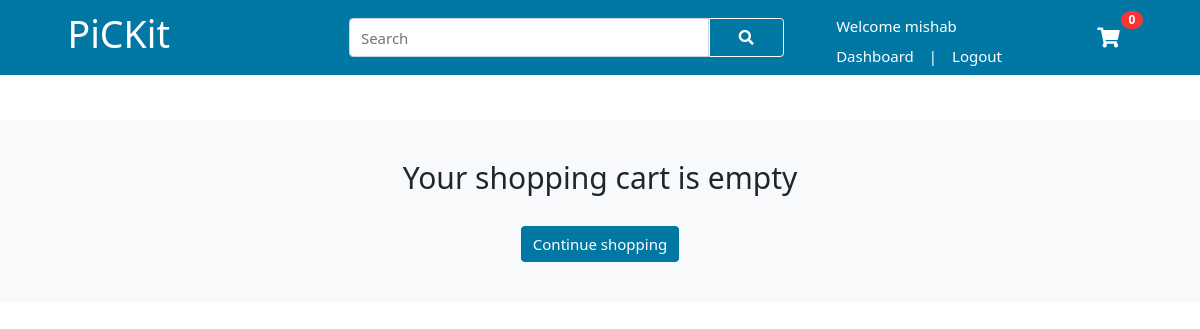
/cart/ (signed in), run on an earlier commit of the app's database.
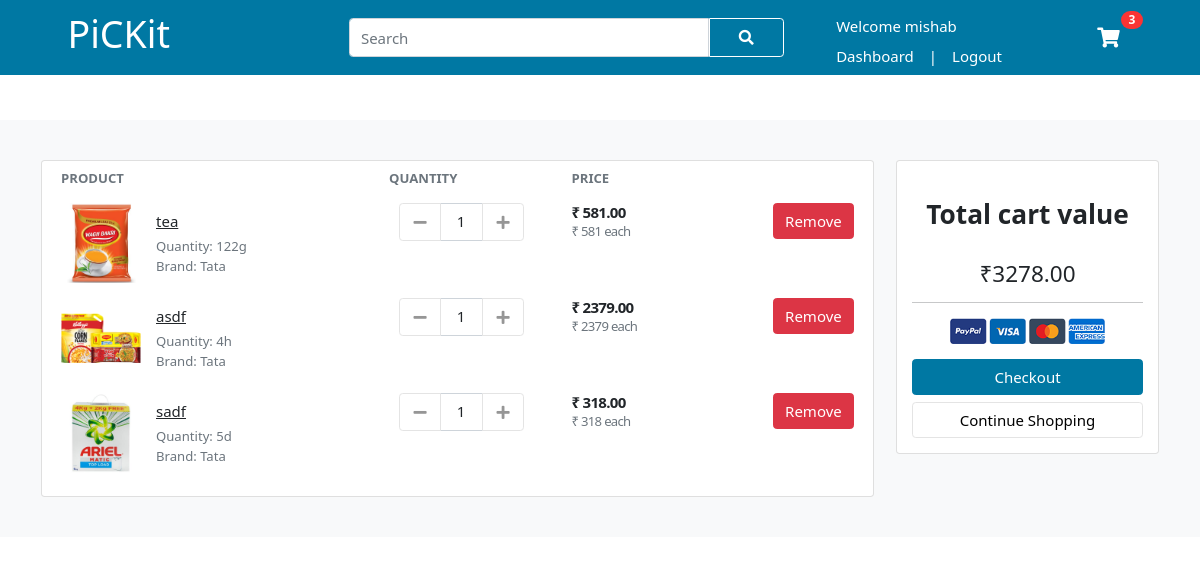
And on a later commit of the database.
### user/models.py (models this page shows, shortened)
class CartItem(models.Model):
    user            = models.ForeignKey(Account,on_delete=models.CASCADE, null=True)
    product         = models.ForeignKey(Product, on_delete=models.CASCADE)
    cart            = models.ForeignKey(Cart, on_delete=models.CASCADE, null=True)
    quantity        = models.IntegerField()
    is_active       = models.BooleanField(default=True)
    def sub_total(self):
        return self.product.discount_price * self.quantity

### vendor/models.py (models this page shows, shortened)
class Product(models.Model):
    product_name    = models.CharField(max_length=100, unique=True)
    mrp             = models.IntegerField()
    offer           = models.IntegerField()
    discount        = models.IntegerField(default=0)
    discount_price  = models.IntegerField(default=0)
    quantity        = models.CharField(max_length=10)
    description     = models.TextField(blank=True)
    brand           = models.ForeignKey(Brand, on_delete=models.CASCADE)
    category        = models.ForeignKey(Category, on_delete=models.CASCADE)
    image_1         = models.ImageField(upload_to = 'photos/products/primary')
    image_2         = models.ImageField(upload_to = 'photos/products/secondary')
    image_3         = models.ImageField(upload_to = 'photos/products/secondary', blank = True)
    image_4         = models.ImageField(upload_to = 'photos/products/secondary', blank = True)
    added_at        = models.DateTimeField(auto_now_add=True)
    modified_at     = models.DateTimeField(auto_now=True)

class Brand(models.Model):
    brand_name   = models.CharField(max_length=50,unique=True)
    time_added   = models.DateTimeField(auto_now_add=True)

### user/views.py (the view)
# urls.py: path('cart/',views.cart,name='cart'),
def cart(request):
    try:
        total = 0
        quantity =0
        cart_items = None
        if request.user.is_authenticated:
            cart_items = CartItem.objects.filter(user=request.user,is_active=True)
        else:
            cart = Cart.objects.get(cart_id=_cart_id(request))
            cart_items = CartItem.objects.filter(cart=cart,is_active=True)
        for cart_item in cart_items:
            total += (cart_item.product.discount_price * cart_item.quantity)
            quantity += cart_item.quantity
    except :
        pass
    context = {
        'total':total,
        'quantity':quantity,
        'cart_items':cart_items,
    }
    return render(request,'user/cart.html',context)

### user/context_processors.py (called while the page is built)
def menu_links(request):
    links = Category.objects.all()
    return dict(links=links)

def counter(request):
    cart_count = 0
    if 'admin' in request.path:
        return {}
    else:
        try:
            cart = Cart.objects.filter(cart_id = _cart_id(request))
            if request.user.is_authenticated:
                cart_items = CartItem.objects.all().filter(user= request.user)
            else:
                cart_items = CartItem.objects.all().filter(cart=cart[:1])
            for cart_item in cart_items:
                cart_count += cart_item.quantity
        except Cart.DoesNotExist:
            cart_count = 0
    return dict(cart_count = cart_count)

### user/views.py (called while the page is built)
def _cart_id(request):
    cart = request.session.session_key
    if not cart:
        cart = request.session.create()
    return cart

### templates/user/cart.html (shortened to what this page needs)
{% extends 'user/base.html' %}
{% load static %}
{% block content %}
<section class="section-content padding-y bg">
	<div class="container">
		{% if not cart_items %}
		<h2 class="text-center">Your shopping cart is empty</h2>
		<br>
		<div class="text-center">
				<a href="{% url 'store' %}" class="btn btn-major " >Continue shopping</a>
		</div>
		{% else %}
		<div class="row">
			<aside class="col-lg-9">
				<div class="card">
					<table class="table table-borderless table-shopping-cart">
						<thead class="text-muted">
							<tr class="small text-uppercase">
								<th scope="col">Product</th>
								<th scope="col" width="120">Quantity</th>
								<th scope="col" width="120">Price</th>
								<th scope="col" class="text-right" width="200"> </th>
							</tr>
						</thead>
						<tbody>
							{% for cart_item in cart_items %}
							<tr id="{{cart_item.product.id}}">
								<td>
									<figure class="itemside align-items-center">
										<div class="aside"><img src="{{ cart_item.product.image_1.url }}" class="img-sm"></div>
										<figcaption class="info">
											<a href="{% url 'product' cart_item.product.id %}" class="title text-dark">{{ cart_item.product.product_name }}</a>
											<p class="text-muted small">Quantity: {{ cart_item.product.quantity }}<br> Brand: {{ cart_item.product.brand.brand_name }}</p>
										</figcaption>
									</figure>
								</td>
								<td>
									<div class="col">
										<div class="input-group input-spinner">
											<div class="input-group-prepend">
												<button onclick="removeFromCart('{{cart_item.product.id}}','{{cart_item.product.product_name}}')" class="btn btn-light remove-from-cart-btn" type="button" id="button-minus"> <i
														class="fa fa-minus"></i> </a>
											</div>
											<span  id="{{cart_item.product.product_name}}" class="form-control text-center">{{ cart_item.quantity }}</span>
											<div class="input-group-append">
												<button onclick="addToCart('{{cart_item.product.id}}','{{cart_item.product.product_name}}')"  class="btn btn-light add-to-cart-btn" type="button" id="button-plus"> <i
														class="fa fa-plus"></i> </button>
											</div>
										</div>
									</div>
								</td>
								<td>
									<div class="price-wrap">
										<var class="price">₹ {{ cart_item.sub_total }}.00</var>
										<small class="text-muted">₹ {{ cart_item.product.discount_price}}  each </small>
									</div>
								</td>
								<td class="text-right">
									<a onclick="return confirm('are you sure you want to remove this item from cart?')" href="{% url 'remove-cart-item' cart_item.product.id %}" class="btn btn-danger"> Remove</a>
								</td>
							</tr>
							{% endfor %}
						</tbody>
					</table>
				</div>
			</aside>
			<aside class="col-lg-3">
				<div class="card">
					<div class="card-body">
						<br>
						<h3 class="text-center "><b>Total cart value</b></h3>
						<br>
						<h4 class="text-center">₹{{ total }}.00</h4>
						<hr>
						<p class="text-center mb-3">
							<img src="{% static 'users/images/payments.png' %}" height="26">
						</p>
						<a href="{% url 'checkout' %}" class="btn btn-major btn-block"> Checkout </a>
						<a href="{% url 'store' %}" class="btn btn-light btn-block">Continue Shopping</a>
					</div>
				</div>
			</aside>
		</div>
		{% endif %}
	</div>
</section>
{% endblock %}

### templates/user/includes/nav.html (shortened to what this page needs)
{% load static %}
<header class="nav-container" >
    <div class="container">
        <nav class="navbar navbar-expand-lg ">
            <div class="container-fluid	">
                <a class=" pickit" href="{% url 'home' %}"><h1>PiCK<span>it</span></h1></a>
                <div class="collapse navbar-collapse justify-content-end" id="navbarSupportedContent">
                    <form action="{% url 'search' %}" class="d-flex nav-search search-nav ">
                        <input name="search_key" class="form-control search-nav search-nav-input" type="search" placeholder="Search"
                            aria-label="Search">
                        <button  class="btn btn-outline-light search-nav search-nav-btn" type="submit"><i
                                class="fas fa-search"></i></button>
                    </form>
                    <div class="d-flex flex-row">
                        {% if user.id is None %}
                        <div class="d-flex flex-column welcome">
                            <ul class="navbar-nav me-auto mb-2 mb-lg-0">
                                <li class="text-white nav-link">Welcome guest!</li>
                            </ul>
                            <ul class="navbar-nav me-auto mb-2 mb-lg-0">
                                <li class="nav-item">
                                    <a class="nav-link active" href="{% url 'sign-in' %}">Sign in</a>
                                </li>
                                <li class="nav-item pipe">
                                    <p class="nav-link text-white">|</p>
                                </li>
                                <li class="nav-item">
                                    <a class="nav-link active" href="{% url 'sign-up' %}">Sign up</a>
                                </li>
                                <li class="nav-item">
                                    <a class="nav-link active cart-text" href="{% url 'cart' %}">Cart</a>
                                </li>
                            </ul>
                        </div>
                        {% else %}
                        <div class="d-flex flex-column welcome">
                            <ul class="navbar-nav me-auto mb-2 mb-lg-0">
                                <li class="text-white nav-link">Welcome {{ user.first_name }}</li>
                            </ul>
                            <ul class="navbar-nav me-auto mb-2 mb-lg-0">
                                <li class="nav-item">
                                    <a class="nav-link active" href="">Dashboard</a>
                                </li>
                                <li class="nav-item pipe">
                                    <p class="nav-link text-white">|</p>
                                </li>
                                <li class="nav-item">
                                    <a class="nav-link active" href="{% url 'logout' %}">Logout</a>
                                </li>
                            </ul>
                        </div>
                        {% endif %}
                        <div class="align-self-center">
                            <a href="{% url 'cart' %}" class="widget-header pl-3 ml-3">
                                <div class=" cart icon cart-icon icon-sm"><i class="fa fa-shopping-cart"></i>
                                </div id="cartCount">
                                <span id="badgeCount"  class="badge badge-pill badge-danger notify">{{ cart_count }}</span>
                            </a>
                        </div>
                    </div>
                </div>
            </div>
        </nav>
    </div>
</header>

What changed in the data, as far as the page shows it:
added CartItem: product.image_1 (picture), product.product_name "tea", product.quantity "122g", product.brand.brand_name "Tata", quantity "1", sub_total "581", product.discount_price "581"
added CartItem: product.image_1 (picture), product.product_name "asdf", product.quantity "4h", product.brand.brand_name "Tata", quantity "1", sub_total "2379", product.discount_price "2379"
added CartItem: product.image_1 (picture), product.product_name "sadf", product.quantity "5d", product.brand.brand_name "Tata", quantity "1", sub_total "318", product.discount_price "318"
Also different on the page:
{{ cart_count }}: "0" → "3"
{{ total }}: (not shown) → "3278"
text no longer shown: "Your shopping cart is empty Continue shopping"
text now shown: "PRODUCT QUANTITY PRICE Total cart value ₹ .00 Checkout Continue Shopping"
